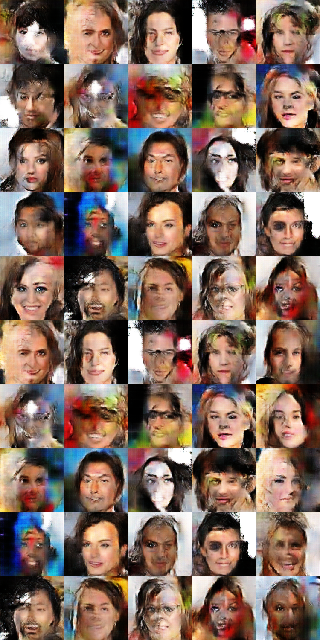
#> input picture lab7/samples.png, 320 x 640 px
$ python transform_image.py   (older library calls are emulated)
#> lines starting #> are read from the running program, lines starting #| are printed output that depends on the picture
from PIL import Image
import numpy as np
from scipy.misc import imsave, imshow
import glob

#all_images  = glob.glob('./q/*.png')
#print all_images
d = './p/'
out = 'samples_2'
'''
pic = []
steps = 5
for i in range(10):
    pic_sub = []
    for j in range(steps):
        print d+str(j*steps+i)+'.png'
        if j ==0:
            pic_sub = Image.open(d+str(j*steps+i)+'.png')
        else:
            img = Image.open(d+str(j*steps+i)+'.png')
            pic_sub = np.concatenate((pic_sub,img), 1)
    if i == 0:
        pic = pic_sub
    else:
        pic = np.concatenate((pic, pic_sub), 0)

'''

img1 = Image.open('samples.png')
#> img1 is the input picture: PIL image 320x640 RGB; mean R, G, B 129.3, 105.6, 93.9
img2 = Image.open('samples_.png')
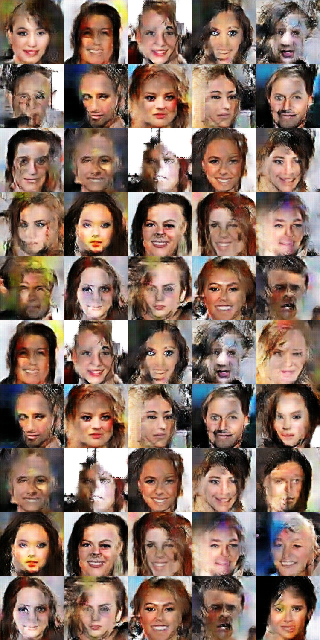
#> input picture lab7/samples_.png, 320 x 640 px
#> img2 is the input picture: PIL image 320x640 RGB; mean R, G, B 137, 111.2, 98.5
pic = np.concatenate((img1,img2),1)
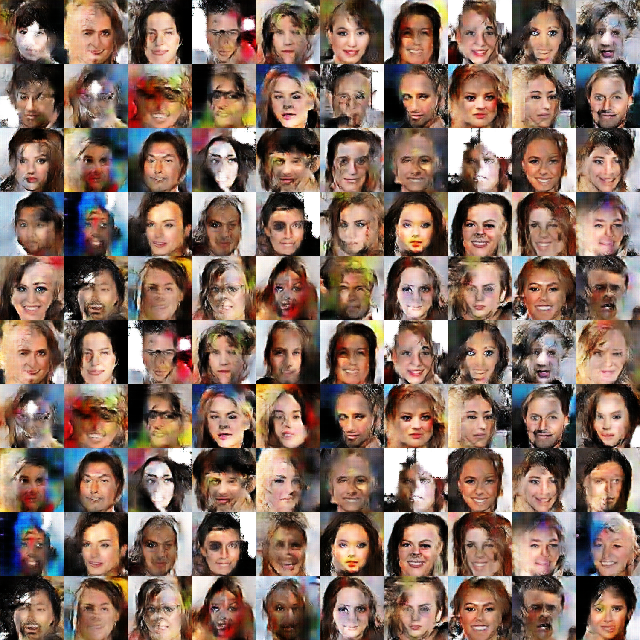
#> pic: shape (640, 640, 3); mean R, G, B 133.2, 108.4, 96.2

imsave(out+'.png',pic)
